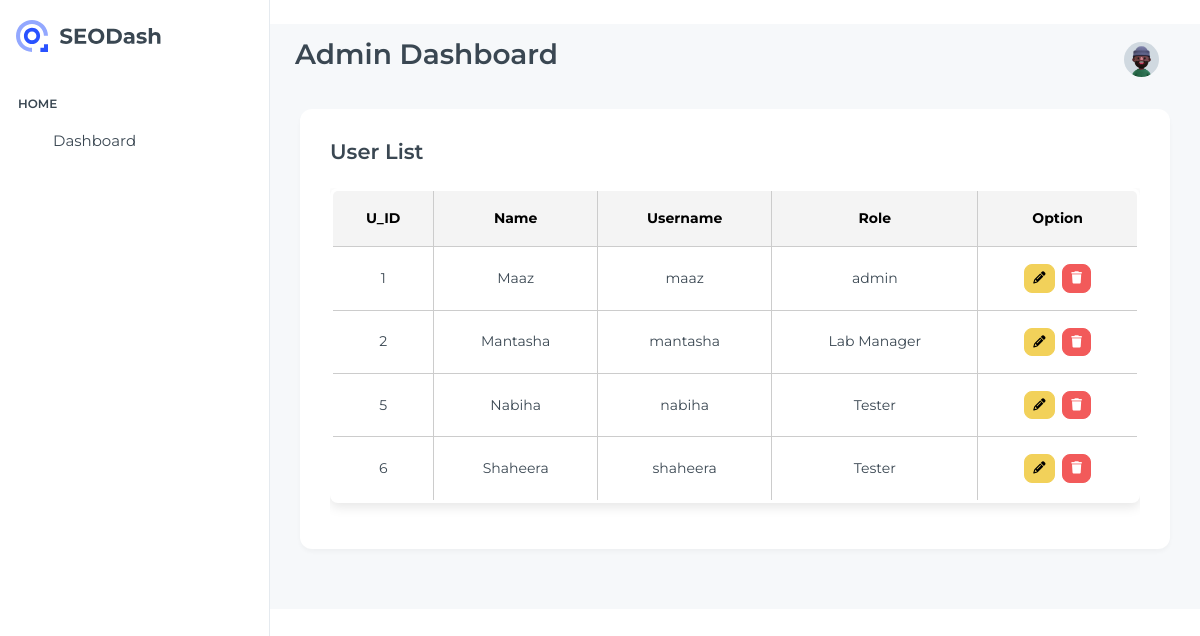
Page /users.php (signed in) on the committed database.
### tables this page shows
CREATE TABLE `tbl_user` (
  `id` int(11) NOT NULL,
  `name` varchar(50) NOT NULL,
  `username` varchar(50) NOT NULL,
  `password` varchar(200) NOT NULL,
  `role` varchar(50) NOT NULL
);

### users.php (the view, shortened to what this page needs)
<?php
include './components/connnection.php';
?>
<!DOCTYPE html>
<html lang="en">
<head>
  <link rel="stylesheet" href="assets/css/styles.min.css" />
  <link rel="stylesheet" href="https://cdnjs.cloudflare.com/ajax/libs/font-awesome/6.4.0/css/all.min.css">
  <link href="https://cdn.jsdelivr.net/npm/bootstrap-icons@1.10.5/font/bootstrap-icons.css" rel="stylesheet">
</head>
<body>
  <div class="page-wrapper" id="main-wrapper" data-layout="vertical" data-navbarbg="skin6" data-sidebartype="full"
    data-sidebar-position="fixed" data-header-position="fixed">
    <aside class="left-sidebar">
      <div>
        <div class="brand-logo d-flex align-items-center justify-content-between">
          <a href="./dashboard.php" class="text-nowrap logo-img">
            <img src="assets/images/logos/logo-light.svg" alt="" />
          </a>
        </div>
        <?php include 'components/sidebar.php' ?>
      </div>
    </aside>
    <div class="body-wrapper">
      <?php include 'components/header.php' ?>
      <div class="container-fluid mt-4">
        <div class="card">
          <div class="card-body">
            <h4 class="fw-semibold mb-4">User List</h4>
            <div class="table-responsive">
              <table class="table table-bordered table-hover align-middle text-center table-custom">
             <thead>
                  <tr>
                    <th>U_ID</th>
                    <th>Name</th>
                    <th>Username</th>
                    <th>Role</th>
                    <th>Option</th>
                  </tr>
                </thead>
                <tbody>
                  <?php
                  $stmt = $conn->prepare("SELECT id, name, username, role FROM tbl_user");
                  if ($stmt) {
                    $stmt->execute();
                    $stmt->bind_result($user_id, $name, $username, $department);
                   while ($stmt->fetch()) {
                        echo "
                        <tr>
                        <td class='align-middle'>$user_id</td>
                            <td class='align-middle'>$name</td>
                            <td class='align-middle'>$username</td>
                            <td class='align-middle'>$department</td>
                            <td class='align-middle'>
                            <button class='btn btn-sm btn-warning me-1 edit-btn' data-userid='$user_id' title='Edit'>
                                <i class='fa fa-pencil-alt'></i>
                            </button>
                            <button class='btn btn-sm btn-danger delete-btn' data-userid='$user_id' title='Delete'>
                                <i class='fa fa-trash'></i>
                            </button>
                            </td>
                        </tr>";
                        }
                  } else {
                    echo "<tr><td colspan='6' class='text-danger'>Error preparing statement: " . htmlspecialchars($conn->error) . "</td></tr>";
                  }
                  ?>
                </tbody>
              </table>
            </div>
          </div>
        </div>
      </div>
    </div>
  </div>
</body>
</html>

### users.php (style rules this page uses)
.table-custom { border: 3px solid #333; border-radius: 8px; overflow: hidden; box-shadow: 0 4px 12px rgba(0, 0, 0, 0.1); }
.table-custom th { background-color: #f4f4f4; color: #000; font-weight: bold; border-bottom: 2px solid #ccc; }
.table-custom td, .table-custom th { border: 1px solid #ccc; }

### rows in the picture
tbl_user: id "1", name "Maaz", username "maaz", role "admin"
tbl_user: id "2", name "Mantasha", username "mantasha", role "Lab Manager"
tbl_user: id "5", name "Nabiha", username "nabiha", role "Tester"
tbl_user: id "6", name "Shaheera", username "shaheera", role "Tester"

### other values in the picture
$_SESSION['role'] "Admin"
